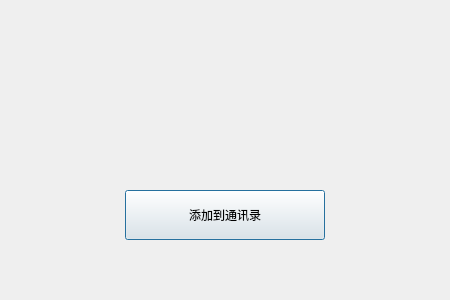
<?xml version="1.0" encoding="UTF-8"?>
<ui version="4.0">
 <class>FindSuccessDlg</class>
 <widget class="QDialog" name="FindSuccessDlg">
  <property name="geometry">
   <rect>
    <x>0</x>
    <y>0</y>
    <width>450</width>
    <height>300</height>
   </rect>
  </property>
  <property name="minimumSize">
   <size>
    <width>450</width>
    <height>300</height>
   </size>
  </property>
  <property name="maximumSize">
   <size>
    <width>450</width>
    <height>300</height>
   </size>
  </property>
  <property name="windowTitle">
   <string>Dialog</string>
  </property>
  <layout class="QVBoxLayout" name="verticalLayout">
   <property name="spacing">
    <number>10</number>
   </property>
   <property name="leftMargin">
    <number>20</number>
   </property>
   <property name="topMargin">
    <number>30</number>
   </property>
   <property name="rightMargin">
    <number>20</number>
   </property>
   <property name="bottomMargin">
    <number>30</number>
   </property>
   <item>
    <widget class="QWidget" name="widget" native="true">
     <layout class="QHBoxLayout" name="horizontalLayout">
      <property name="spacing">
       <number>30</number>
      </property>
      <property name="leftMargin">
       <number>30</number>
      </property>
      <property name="topMargin">
       <number>10</number>
      </property>
      <property name="rightMargin">
       <number>10</number>
      </property>
      <property name="bottomMargin">
       <number>10</number>
      </property>
      <item>
       <widget class="QLabel" name="head_lb">
        <property name="minimumSize">
         <size>
          <width>100</width>
          <height>100</height>
         </size>
        </property>
        <property name="maximumSize">
         <size>
          <width>100</width>
          <height>100</height>
         </size>
        </property>
        <property name="text">
         <string/>
        </property>
       </widget>
      </item>
      <item>
       <widget class="QLabel" name="name_lb">
        <property name="minimumSize">
         <size>
          <width>200</width>
          <height>0</height>
         </size>
        </property>
        <property name="text">
         <string/>
        </property>
       </widget>
      </item>
      <item>
       <spacer name="horizontalSpacer">
        <property name="orientation">
         <enum>Qt::Horizontal</enum>
        </property>
        <property name="sizeHint" stdset="0">
         <size>
          <width>183</width>
          <height>20</height>
         </size>
        </property>
       </spacer>
      </item>
     </layout>
    </widget>
   </item>
   <item>
    <widget class="QWidget" name="widget_2" native="true">
     <layout class="QHBoxLayout" name="horizontalLayout_2">
      <item>
       <widget class="ClickedBtn" name="add_friend_btn">
        <property name="minimumSize">
         <size>
          <width>200</width>
          <height>50</height>
         </size>
        </property>
        <property name="maximumSize">
         <size>
          <width>200</width>
          <height>50</height>
         </size>
        </property>
        <property name="text">
         <string>添加到通讯录</string>
        </property>
       </widget>
      </item>
     </layout>
    </widget>
   </item>
  </layout>
 </widget>
 <customwidgets>
  <customwidget>
   <class>ClickedBtn</class>
   <extends>QPushButton</extends>
   <header location="global">clickedbtn.h</header>
  </customwidget>
 </customwidgets>
 <resources/>
 <connections/>
</ui>
